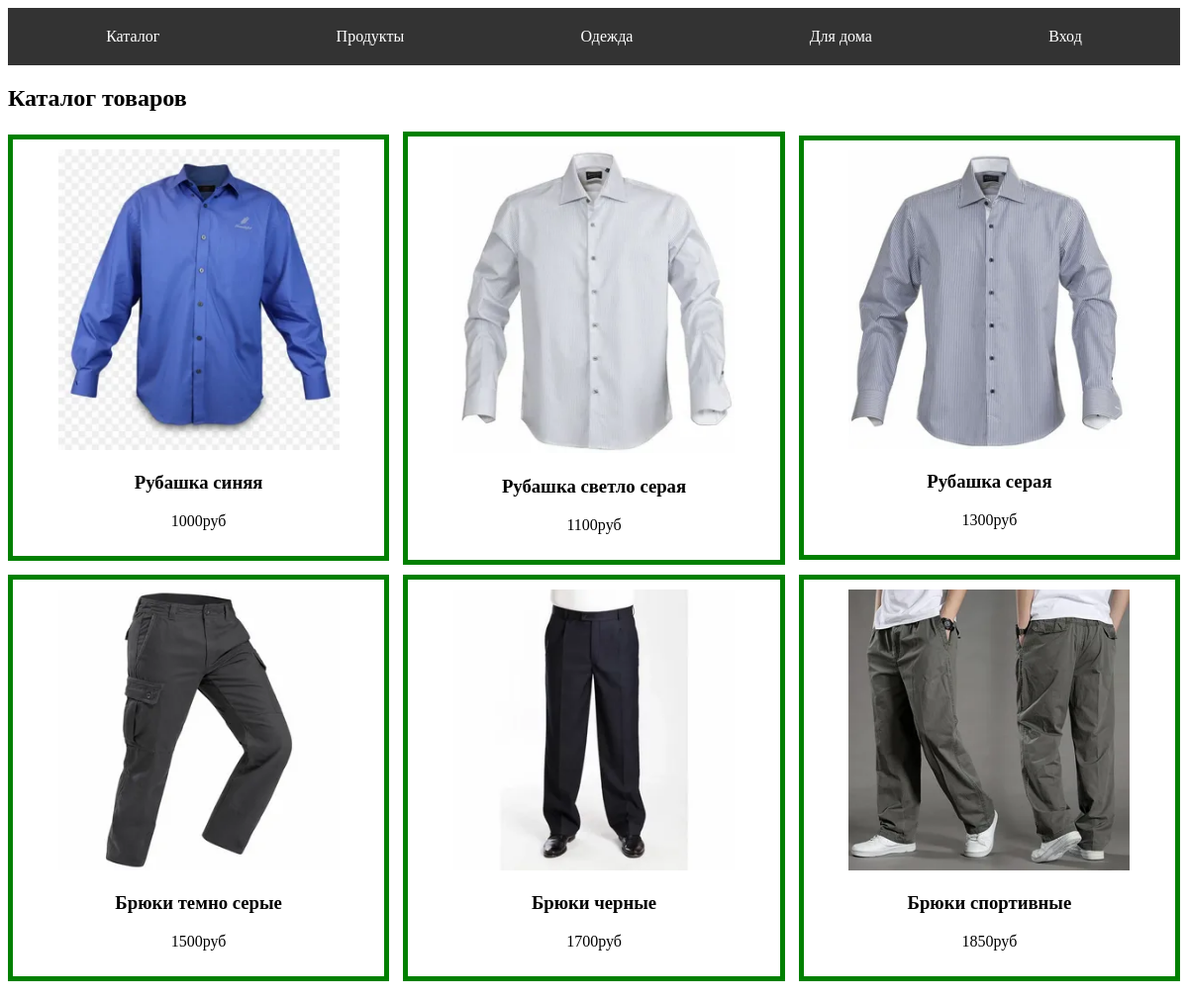
Page /catalog/Одежда on the committed database.
### app/models.py (models this page shows, shortened)
class Tovar(models.Model):
    name = models.CharField(max_length=50, verbose_name='Название')
    price = models.IntegerField(verbose_name='Цена')
    image=models.FileField(verbose_name='Картинка', upload_to='img/', null=True, blank=True)
    discount= models.IntegerField(verbose_name='Скидка', default=0)
    category=models.ForeignKey(to=Category, on_delete=models.SET_NULL, null=True, blank=True)

### app/views.py (the view)
# urls.py: path('catalog/<str:cat>', views.catalog, name='catalog'),
def catalog (request,cat):
    items=Tovar.objects.filter(category__name=cat)
    data={'items':items}
    return render(request, 'index.html', data)

### templates/index.html (shortened to what this page needs)
<!DOCTYPE html>
{% load static %}
<html lang="ru">
<head>
    {% block head %}
        <link rel="stylesheet" href="{% static 'css/catalog.css' %}">
        <link rel="stylesheet" href="{% static 'css/menu.css' %}">
    {% endblock %}
</head>
<body>
    {% block menu %}
<nav>
    <ul>
        <li>
            <a href="{% url 'index' %}">Каталог</a>
        </li>
        <li>
            <a href="{% url 'catalog' 'Продукты' %}">Продукты</a>
        </li>
        <li>
            <a href="{% url 'catalog' 'Одежда' %}">Одежда</a>
        </li>
        <li>
            <a href="{% url 'catalog' 'Для дома' %}">Для дома</a>
        </li>
        {% if user.is_authenticated %}
        <li>
            <a href="{% url 'cabinet' %}">Кабинет</a>
        </li>
        <li>
            <a href="{% url 'cart' %}">Корзина</a>
        </li>
        {% else %}
        <li>
            <a href="">Вход</a>
        </li>
        {% endif %}
    </ul>
</nav>
</body>
{% endblock %}
{% block content %}
<h2>Каталог товаров</h2>
    <div class = 'main-catalog'>
{% for one in items %}
<div class="card">
    <img src="{% static one.image %}" alt="">
    <h3>{{ one.name }}</h3>
    <p>{{ one.price }}руб</p>
</div>
{% endfor %}
</div>
{% endblock %}
</html>

### app/static/css/catalog.css (style rules this page uses)
.main-catalog { display: flex; flex-direction: row; align-items: center; justify-content:space-between ; flex-wrap: wrap; }
.card { width: 30%; border: 5px solid green; text-align: center; padding: 10px; margin-bottom: 10px; }
.card img { width: 80%; }

### app/static/css/menu.css (style rules this page uses)
nav { background-color: #333; padding: 10px; }
nav ul { list-style: none; margin: 0; padding: 0; display: flex; justify-content: space-around; }
nav li a { color: white; text-decoration: none; padding: 10px 15px; display: block; transition: background-color 0.3s ease; }

### rows in the picture
Tovar: image (picture), name "Рубашка синяя", price "1000"
Tovar: image (picture), name "Рубашка светло серая", price "1100"
Tovar: image (picture), name "Рубашка серая", price "1300"
Tovar: image (picture), name "Брюки темно серые", price "1500"
Tovar: image (picture), name "Брюки черные", price "1700"
Tovar: image (picture), name "Брюки спортивные", price "1850"
